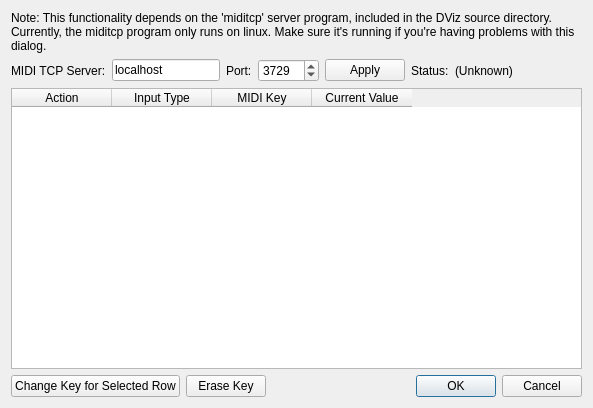
<?xml version="1.0" encoding="UTF-8"?>
<ui version="4.0">
 <class>MidiInputSettingsDialog</class>
 <widget class="QDialog" name="MidiInputSettingsDialog">
  <property name="geometry">
   <rect>
    <x>0</x>
    <y>0</y>
    <width>593</width>
    <height>408</height>
   </rect>
  </property>
  <property name="windowTitle">
   <string>Dialog</string>
  </property>
  <layout class="QVBoxLayout" name="verticalLayout">
   <item>
    <widget class="QLabel" name="label">
     <property name="text">
      <string>Note: This functionality depends on the 'miditcp' server program, included in the DViz source directory. Currently, the miditcp program only runs on linux. Make sure it's running if you're having problems with this dialog.</string>
     </property>
     <property name="textFormat">
      <enum>Qt::PlainText</enum>
     </property>
     <property name="wordWrap">
      <bool>true</bool>
     </property>
    </widget>
   </item>
   <item>
    <layout class="QHBoxLayout" name="horizontalLayout">
     <item>
      <widget class="QLabel" name="label_2">
       <property name="text">
        <string>MIDI TCP Server:</string>
       </property>
      </widget>
     </item>
     <item>
      <widget class="QLineEdit" name="hostEdit">
       <property name="text">
        <string>localhost</string>
       </property>
      </widget>
     </item>
     <item>
      <widget class="QLabel" name="label_3">
       <property name="text">
        <string>Port:</string>
       </property>
      </widget>
     </item>
     <item>
      <widget class="QSpinBox" name="portBox">
       <property name="minimum">
        <number>1</number>
       </property>
       <property name="maximum">
        <number>65536</number>
       </property>
       <property name="value">
        <number>3729</number>
       </property>
      </widget>
     </item>
     <item>
      <widget class="QPushButton" name="hostApplyBtn">
       <property name="text">
        <string>Apply</string>
       </property>
      </widget>
     </item>
     <item>
      <widget class="QLabel" name="label_4">
       <property name="text">
        <string>Status:</string>
       </property>
      </widget>
     </item>
     <item>
      <widget class="QLabel" name="connectStatusLabel">
       <property name="text">
        <string>(Unknown)</string>
       </property>
      </widget>
     </item>
     <item>
      <spacer name="horizontalSpacer">
       <property name="orientation">
        <enum>Qt::Horizontal</enum>
       </property>
       <property name="sizeHint" stdset="0">
        <size>
         <width>40</width>
         <height>20</height>
        </size>
       </property>
      </spacer>
     </item>
    </layout>
   </item>
   <item>
    <widget class="QTableWidget" name="tableWidget">
     <column>
      <property name="text">
       <string>Action</string>
      </property>
     </column>
     <column>
      <property name="text">
       <string>Input Type</string>
      </property>
     </column>
     <column>
      <property name="text">
       <string>MIDI Key</string>
      </property>
     </column>
     <column>
      <property name="text">
       <string>Current Value</string>
      </property>
     </column>
    </widget>
   </item>
   <item>
    <layout class="QHBoxLayout" name="horizontalLayout_2">
     <item>
      <widget class="QPushButton" name="changeBtn">
       <property name="toolTip">
        <string>To change a key for a row, first click on the row to change and click &quot;Change Key&quot;</string>
       </property>
       <property name="text">
        <string>Change Key for Selected Row</string>
       </property>
       <property name="checkable">
        <bool>true</bool>
       </property>
      </widget>
     </item>
     <item>
      <widget class="QPushButton" name="eraseBtn">
       <property name="text">
        <string>Erase Key</string>
       </property>
      </widget>
     </item>
     <item>
      <spacer name="horizontalSpacer_2">
       <property name="orientation">
        <enum>Qt::Horizontal</enum>
       </property>
       <property name="sizeHint" stdset="0">
        <size>
         <width>40</width>
         <height>20</height>
        </size>
       </property>
      </spacer>
     </item>
     <item>
      <widget class="QDialogButtonBox" name="buttonBox">
       <property name="orientation">
        <enum>Qt::Horizontal</enum>
       </property>
       <property name="standardButtons">
        <set>QDialogButtonBox::Cancel|QDialogButtonBox::Ok</set>
       </property>
      </widget>
     </item>
    </layout>
   </item>
  </layout>
 </widget>
 <resources/>
 <connections>
  <connection>
   <sender>buttonBox</sender>
   <signal>accepted()</signal>
   <receiver>MidiInputSettingsDialog</receiver>
   <slot>accept()</slot>
   <hints>
    <hint type="sourcelabel">
     <x>470</x>
     <y>379</y>
    </hint>
    <hint type="destinationlabel">
     <x>373</x>
     <y>381</y>
    </hint>
   </hints>
  </connection>
  <connection>
   <sender>buttonBox</sender>
   <signal>rejected()</signal>
   <receiver>MidiInputSettingsDialog</receiver>
   <slot>reject()</slot>
   <hints>
    <hint type="sourcelabel">
     <x>540</x>
     <y>380</y>
    </hint>
    <hint type="destinationlabel">
     <x>282</x>
     <y>371</y>
    </hint>
   </hints>
  </connection>
 </connections>
</ui>
